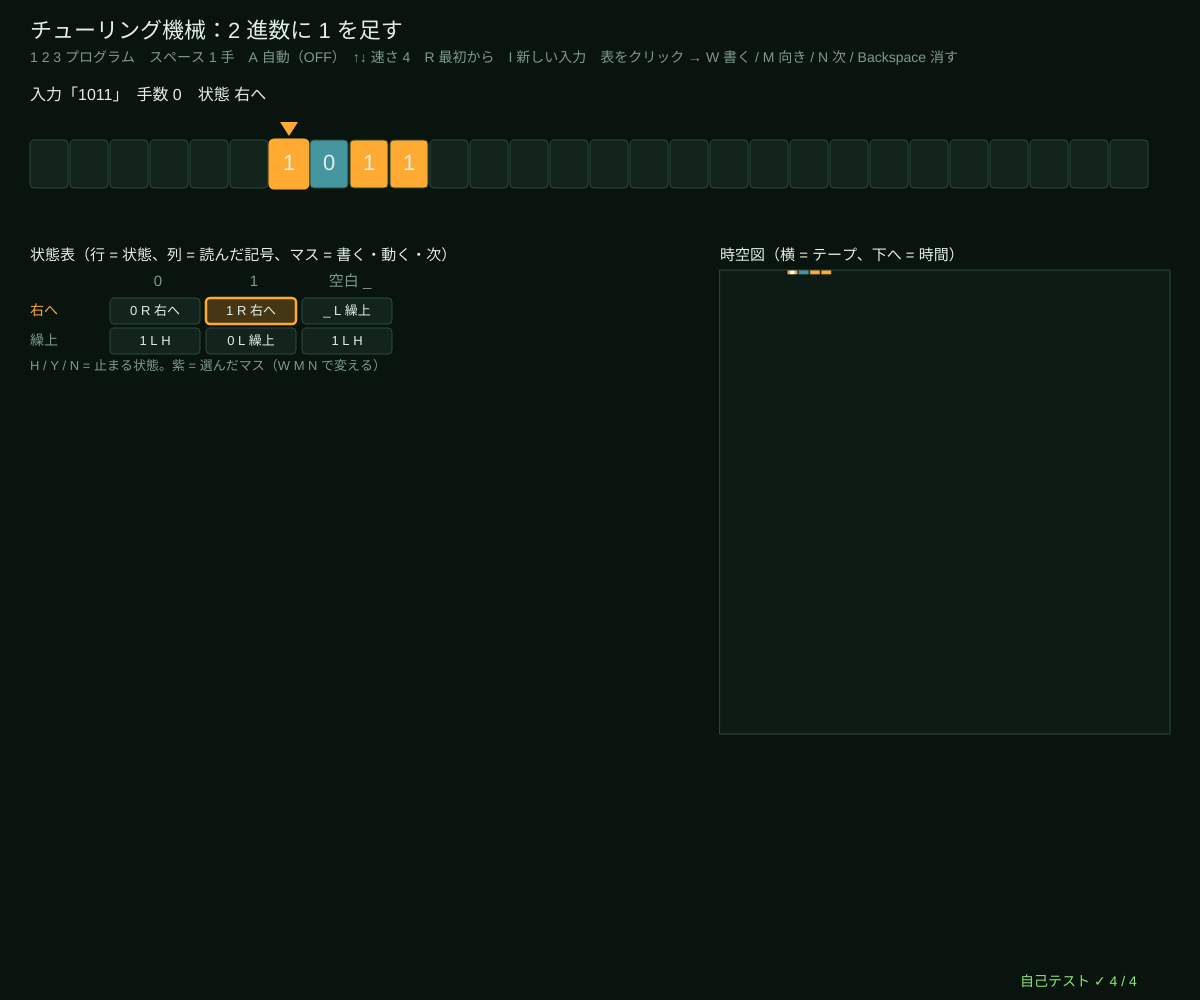
Frame 1 (no input)
Frame 60 (no input): identical to frame 1, image omitted
Frame 120 (the mouse pressed at the canvas centre since frame 60): identical to frame 1, image omitted

The p5.js sketch that drew this single still picture (run headless with seeded random() and noise() and a simulated clock; from frame 60 on, the mouse is pressed at the canvas centre):

// p5.js sketch
// ── sketch.js
// ============================================
// 10 チューリング機械 ─ 無限に長いテープと、1 マスだけ読み書きできるヘッドと、状態表
// 1 手 = 「いまの状態」と「ヘッドの下の記号」で表を引き、記号を書いて、左右に 1 マス動き、次の状態へ。
// 規則がない組み合わせに来たら止まる。こんな単純な機械で、どんな計算もできる（と考えられている）。
// 下の時空図は、テープの 1 手ごとの様子を上から下へ並べたもの
// 1 2 進数に 1 を足す / 2 単項の足し算 / 3 回文の判定 / スペース 1 手 / A 自動 / ↑↓ 速さ / R 最初から / I 新しい入力
// 表のマスをクリックで選んで W 書く記号 / M 動く向き / N 次の状態 を順に変える / Backspace その規則を消す
// ============================================

const PROGRAMS = [
  { name: '2 進数に 1 を足す', syms: ['0', '1', '_'], states: ['右へ', '繰上'], start: '右へ', inputs: () => (rndInt(0, 63)).toString(2),
    code: { '右へ0': ['0', 'R', '右へ'], '右へ1': ['1', 'R', '右へ'], '右へ_': ['_', 'L', '繰上'], '繰上1': ['0', 'L', '繰上'], '繰上0': ['1', 'L', 'H'], '繰上_': ['1', 'L', 'H'] } },
  { name: '単項の足し算（111+11 → 11111）', syms: ['1', '+', '_'], states: ['A', 'B', 'C'], start: 'A', inputs: () => '1'.repeat(rndInt(0, 5)) + '+' + '1'.repeat(rndInt(0, 5)),
    code: { A1: ['1', 'R', 'A'], 'A+': ['1', 'R', 'B'], B1: ['1', 'R', 'B'], B_: ['_', 'L', 'C'], C1: ['_', 'L', 'H'] } },
  { name: '回文の判定（Y = 受理、N = 不受理）', syms: ['a', 'b', '_'], states: ['読む', 'a右', 'b右', 'a確', 'b確', '戻る'], start: '読む', inputs: () => { let h = rndString('ab', rndInt(1, 4)); return rnd() < 0.5 ? h + [...h].reverse().join('') : rndString('ab', rndInt(2, 7)); },
    code: { '読むa': ['_', 'R', 'a右'], '読むb': ['_', 'R', 'b右'], '読む_': ['_', 'R', 'Y'], 'a右a': ['a', 'R', 'a右'], 'a右b': ['b', 'R', 'a右'], 'a右_': ['_', 'L', 'a確'],
      'b右a': ['a', 'R', 'b右'], 'b右b': ['b', 'R', 'b右'], 'b右_': ['_', 'L', 'b確'], 'a確a': ['_', 'L', '戻る'], 'a確b': ['b', 'L', 'N'], 'a確_': ['_', 'L', 'Y'],
      'b確b': ['_', 'L', '戻る'], 'b確a': ['a', 'L', 'N'], 'b確_': ['_', 'L', 'Y'], '戻るa': ['a', 'L', '戻る'], '戻るb': ['b', 'L', '戻る'], '戻る_': ['_', 'R', '読む'] } },
];
const SYM_COL = { '1': [255, 170, 50], '0': [70, 150, 160], a: [255, 170, 50], b: [70, 215, 230], '+': [185, 150, 255] };
let prog = 0, mach, cfg, inputStr = '1011', hist = [], auto = false, speed = 4, sel = null, cellBoxes = [], histG;
const HIST_LO = -6, HIST_CELLS = 40, HIST_ROWS = 110;

function setup() {
  createCanvas(windowWidth, windowHeight);
  histG = createGraphics(HIST_CELLS * 8, HIST_ROWS * 3);
  selfTest();
  loadProgram(0, '1011');
}
function windowResized() { resizeCanvas(windowWidth, windowHeight); }
function makeMachine(p) { let P = PROGRAMS[p]; return { states: P.states, syms: P.syms, blank: '_', rules: JSON.parse(JSON.stringify(P.code)), start: P.start, halt: 'H' }; }
function loadProgram(p, inp) { prog = p; mach = makeMachine(p); inputStr = inp; resetRun(); sel = null; }
function resetRun() { cfg = tmStart(mach, inputStr, 0); hist = [tmTape(cfg, '_', HIST_LO, HIST_LO + HIST_CELLS - 1)]; histHead = [cfg.head]; redrawHist(); }
let histHead = [];
function doStep() {
  if (!tmStep(mach, cfg)) return;
  hist.push(tmTape(cfg, '_', HIST_LO, HIST_LO + HIST_CELLS - 1)); histHead.push(cfg.head);
  if (hist.length > HIST_ROWS) { hist.shift(); histHead.shift(); }
}
function redrawHist() {                // 時空図（1 行 = 1 手）を絵にしておく
  histG.background(14, 26, 20); histG.noStroke();
  hist.forEach((row, r) => { for (let k = 0; k < row.length; k++) { let c = SYM_COL[row[k]]; if (c) { histG.fill(...c); histG.rect(k * 8, r * 3, 7, 3); } }
    let h = histHead[r] - HIST_LO; if (h >= 0 && h < HIST_CELLS) { histG.fill(255); histG.rect(h * 8 + 2, r * 3, 3, 3); } });
}

function draw() {
  background(...BG);
  let P = PROGRAMS[prog];
  hudTitle('チューリング機械：' + P.name, '1 2 3 プログラム　スペース 1 手　A 自動（' + (auto ? 'ON' : 'OFF') + '）　↑↓ 速さ ' + speed + '　R 最初から　I 新しい入力　表をクリック → W 書く / M 向き / N 次 / Backspace 消す');
  if (auto && !cfg.halted) { let before = cfg.steps; for (let k = 0; k < speed && !cfg.halted; k++) if (frameCount % Math.max(1, 6 - speed) === 0) doStep(); if (cfg.steps !== before) redrawHist(); }
  // ---- テープ
  noStroke(); fill(...INK); textSize(16); textAlign(LEFT, BASELINE);
  text('入力「' + inputStr + '」　手数 ' + cfg.steps + '　状態 ' + cfg.q + (cfg.halted ? '　→ 止まった' : ''), 30, 100);
  drawTape(cfg, '_', 30, 140, 40, Math.floor((width - 60) / 40), Math.max(cfg.head, 8), SYM_COL);
  if (cfg.halted) {
    let out = tmContent(cfg, '_'), msg = prog === 0 ? '結果 ' + out + '（10 進で ' + parseInt(inputStr || '0', 2) + ' + 1 = ' + parseInt(out || '0', 2) + '）' : prog === 1 ? '結果 ' + out.length + ' 個の 1（' + inputStr.split('+').map((s) => s.length).join(' + ') + '）' : cfg.q === 'Y' ? '受理（回文）' : '不受理（回文でない）';
    fill(...LIME); textSize(20); text(msg, 30, 230);
  }
  // ---- 状態表
  let tx = 30, ty = 270, cw = 96, rh = 30; cellBoxes = [];
  textAlign(LEFT, BASELINE);
  fill(...INK); textSize(15); text('状態表（行 = 状態、列 = 読んだ記号、マス = 書く・動く・次）', tx, ty - 10);
  mach.syms.forEach((s, j) => { fill(...DIMC); textAlign(CENTER, CENTER); text(s === '_' ? '空白 _' : s, tx + 80 + j * cw + cw / 2, ty + 12); });
  mach.states.forEach((q, i) => {
    let y = ty + 26 + i * rh;
    fill(...(q === cfg.q ? AMBER : DIMC)); textAlign(LEFT, CENTER); textSize(14); text(q, tx, y + rh / 2);
    mach.syms.forEach((s, j) => {
      let r = mach.rules[q + s], x = tx + 80 + j * cw, on = q === cfg.q && s === tmRead(cfg, cfg.head, '_') && !cfg.halted, isSel = sel && sel[0] === q && sel[1] === s;
      stroke(...(isSel ? VIOLET : on ? AMBER : WIRE)); strokeWeight(isSel || on ? 2.5 : 1); fill(...(on ? [70, 55, 20] : PANEL)); rect(x, y + 2, cw - 6, rh - 4, 4);
      noStroke(); fill(...(r ? INK : DIMC)); textAlign(CENTER, CENTER); textSize(13); text(r ? r.join(' ') : '（止まる）', x + cw / 2 - 3, y + rh / 2);
      cellBoxes.push([x, y + 2, cw - 6, rh - 4, q, s]);
    });
  });
  fill(...DIMC); textAlign(LEFT, BASELINE); textSize(13);
  text('H / Y / N = 止まる状態。紫 = 選んだマス（W M N で変える）', tx, ty + 40 + mach.states.length * rh);
  // ---- 時空図
  let hx = width * 0.6, hy = 270, sc = Math.min((width - hx - 30) / histG.width, (height - hy - 60) / histG.height);
  fill(...INK); textSize(15); text('時空図（横 = テープ、下へ = 時間）', hx, hy - 10);
  image(histG, hx, hy, histG.width * sc, histG.height * sc);
  noFill(); stroke(...WIRE); rect(hx, hy, histG.width * sc, histG.height * sc);
  drawSelfTest(width - 180, height - 14);
}

function mousePressed() { for (let b of cellBoxes) if (mouseX > b[0] && mouseX < b[0] + b[2] && mouseY > b[1] && mouseY < b[1] + b[3]) sel = [b[4], b[5]]; }
function cycle(arr, v) { let i = arr.indexOf(v); return arr[(i + 1) % arr.length]; }
function editRule(what) {
  if (!sel) return;
  let k = sel[0] + sel[1], r = mach.rules[k] || [sel[1], 'R', sel[0]];
  if (what === 'w') r[0] = cycle(mach.syms, r[0]);
  if (what === 'm') r[1] = cycle(['L', 'R'], r[1]);
  if (what === 'n') r[2] = cycle(mach.states.concat(prog === 2 ? ['Y', 'N'] : ['H']), r[2]);
  mach.rules[k] = r; resetRun();
}
function keyPressed() {
  if (key === '1' || key === '2' || key === '3') { seedRng(+key * 11); loadProgram(+key - 1, PROGRAMS[+key - 1].inputs()); }
  if (key === ' ') { doStep(); redrawHist(); }
  if (key === 'a' || key === 'A') auto = !auto;
  if (key === UP_ARROW) speed = Math.min(8, speed + 1);
  if (key === DOWN_ARROW) speed = Math.max(1, speed - 1);
  if (key === 'r' || key === 'R') resetRun();
  if (key === 'i' || key === 'I') { inputStr = PROGRAMS[prog].inputs(); resetRun(); }
  if (key === 'w' || key === 'W') editRule('w');
  if (key === 'm' || key === 'M') editRule('m');
  if (key === 'n' || key === 'N') editRule('n');
  if (key === 'Backspace' && sel) { delete mach.rules[sel[0] + sel[1]]; resetRun(); }
  return false;
}

// ---- 自己テスト
function selfTest() {
  selfTestResults = [];
  let m0 = makeMachine(0), ok0 = true, maxSteps = 0;
  for (let n = 0; n <= 255; n++) { let c = tmRun(m0, n.toString(2), 1000); maxSteps = Math.max(maxSteps, c.steps); if (!c.halted || tmContent(c, '_') !== (n + 1).toString(2)) ok0 = false; }
  check('2 進数に 1 を足す：n = 0〜255 で結果のテープ = n + 1（最大 ' + maxSteps + ' 手で止まる）', ok0);
  let m1 = makeMachine(1), ok1 = true;
  for (let a = 0; a <= 8; a++) for (let b = 0; b <= 8; b++) { let c = tmRun(m1, '1'.repeat(a) + '+' + '1'.repeat(b), 1000); if (!c.halted || tmContent(c, '_') !== '1'.repeat(a + b)) ok1 = false; }
  check('単項の足し算：a, b = 0〜8 の 81 通りで 1 の数 = a + b', ok1);
  let m2 = makeMachine(2), ok2 = true;
  for (let s of allStrings(['a', 'b'], 8)) { let c = tmRun(m2, s, 5000); if (!c.halted || (c.q === 'Y') !== (s === [...s].reverse().join(''))) ok2 = false; }
  check('回文の判定：長さ 8 までの全部 511 個で、Y で止まる = 回文', ok2);
  let c = tmRun(m0, '1011', 100), steps = c.steps; tmStep(m0, c);
  check('1011 + 1 = 1100 は 8 手で止まり、止まったあとは 1 手も進まない', tmContent(c, '_') === '1100' && steps === 8 && c.steps === 8);
  reportSelfTest();
}

// ---------- やってみよう ----------
// 1. 「2 進数に 1 を足す」で 1111 を入れると、繰上が左へ走っていく様子を時空図で見よう
// 2. 状態表を 1 マスこわして（W や N）、どこで答えがまちがうか確かめよう。R で最初から
// 3. 「2 進数から 1 を引く」機械を作ろう：繰上の代わりに繰下（0 を 1 にして左へ、1 を 0 にして止まる）
// 4. 単項の足し算を「かけ算」にするには状態がたくさん要る。どんな手順なら作れそう？
// 5. 止まらない機械も作れる（右へ右へ進み続ける）。止まるかどうかを前もって判定できるか → 11 の忙しいビーバーと停止問題

// ==================================================
// ここから下は「オートマトンの道具」（中身は読まなくても OK。消さないでね）
// ==================================================
// ---- 色と小さな道具
const BG = [9, 20, 15];                 // 背景（回路基板の黒緑）
const INK = [226, 240, 228];            // 文字（蛍光の白）
const AMBER = [255, 170, 50], CYAN = [70, 215, 230], LIME = [140, 230, 120], ROSE = [255, 100, 120], VIOLET = [185, 150, 255];
const DIMC = [125, 155, 138], PANEL = [18, 36, 28], WIRE = [44, 74, 58];
function clampv(v, a, b) { return v < a ? a : v > b ? b : v !== v ? a : v; }     // NaN なら a に戻す
function fmtN(v, d) { if (typeof v !== 'number' || v !== v) return '?'; return v.toFixed(d === undefined ? 2 : d); }
function hudTitle(t, sub) {              // 左上のタイトルと操作の説明
  noStroke(); fill(...INK); textSize(22); textAlign(LEFT, BASELINE); text(t, 30, 38);
  fill(...DIMC); textSize(14); textLeading(19); text(sub, 30, 62);
}
function typeInto(s, ch, allowed, maxLen) {   // 文字の入力：allowed に入っている 1 文字だけ足す（長さの上限つき）
  if (typeof ch !== 'string' || ch.length !== 1 || allowed.indexOf(ch) < 0) return s;
  return s.length < (maxLen || 40) ? s + ch : s;
}
// ---- 種つきの乱数（同じ種なら毎回同じ列 → 実験をくり返せる）
let rngState = 1;
function seedRng(s) { rngState = (s >>> 0) || 1; }
function rnd() {                       // 0〜1 の一様乱数（mulberry32）
  rngState = (rngState + 0x6d2b79f5) >>> 0;
  let t = rngState;
  t = Math.imul(t ^ (t >>> 15), t | 1);
  t ^= t + Math.imul(t ^ (t >>> 7), t | 61);
  return ((t ^ (t >>> 14)) >>> 0) / 4294967296;
}
function rndInt(a, b) { return a + Math.floor(rnd() * (b - a + 1)); }
function rndPick(arr) { return arr[Math.floor(rnd() * arr.length)]; }
function rndString(alpha, len) { let s = ''; for (let i = 0; i < len; i++) s += alpha[Math.floor(rnd() * alpha.length)]; return s; }
// ---- 有限オートマトンの道具
// DFA = { n: 状態の数, alpha: ['a','b'], tr: [{a: 1, b: 0}, ...], start: 0, acc: [true/false...] }
//   tr[q][c] がない = 「行き止まり」（そこで不受理が決まる）
// NFA = { n, alpha, tr: [{a: [1, 2], '': [3]}, ...], start, acc }  ('' が ε 遷移)
function dfaNext(d, q, c) { if (q < 0 || !d.tr[q]) return -1; let t = d.tr[q][c]; return t === undefined || t < 0 || t >= d.n ? -1 : t; }
function dfaTrace(d, s) {               // たどった状態の列（-1 = 行き止まり）
  let q = d.start, out = [q];
  for (let c of s) { q = dfaNext(d, q, c); out.push(q); }
  return out;
}
function dfaAccepts(d, s) { let q = d.start; for (let c of s) { q = dfaNext(d, q, c); if (q < 0) return false; } return q >= 0 && !!d.acc[q]; }
function copyDfa(d) { return { n: d.n, alpha: d.alpha.slice(), tr: d.tr.map((m) => Object.assign({}, m)), start: d.start, acc: d.acc.slice() }; }
function completeDfa(d) {               // 行き止まりを「ごみ箱」状態にまとめて、全部の遷移をそろえる
  let e = copyDfa(d), sink = -1;
  for (let q = 0; q < e.n; q++) for (let c of e.alpha) if (dfaNext(e, q, c) < 0) {
    if (sink < 0) { sink = e.n++; e.tr.push({}); e.acc.push(false); for (let cc of e.alpha) e.tr[sink][cc] = sink; }
    e.tr[q][c] = sink;
  }
  e.sink = sink;
  return e;
}
function complementDfa(d) { let e = completeDfa(d); e.acc = e.acc.map((v) => !v); return e; }   // 受理と不受理を入れかえる
function productDfa(A, B, op) {         // 積の構成：状態 = (A の状態, B の状態) の組。たどれる組だけ作る
  let a = completeDfa(A), b = completeDfa(B), alpha = a.alpha.filter((c) => b.alpha.indexOf(c) >= 0);
  let id = new Map(), pairs = [], tr = [], queue = [];
  let get = (p, q) => { let k = p * 1000 + q; if (!id.has(k)) { id.set(k, pairs.length); pairs.push([p, q]); tr.push({}); queue.push(k); } return id.get(k); };
  get(a.start, b.start);
  for (let h = 0; h < queue.length; h++) {
    let [p, q] = pairs[h];
    for (let c of alpha) tr[h][c] = get(a.tr[p][c], b.tr[q][c]);
  }
  let f = { and: (x, y) => x && y, or: (x, y) => x || y, diff: (x, y) => x && !y, xor: (x, y) => x !== y }[op];
  return { n: pairs.length, alpha, tr, start: 0, acc: pairs.map(([p, q]) => f(!!a.acc[p], !!b.acc[q])), pairs, left: a, right: b };
}
function dfaShortestAccepted(d) {       // 幅優先探索：受理状態までの一番短い文字列（なければ null = 空言語）
  let prev = new Array(d.n).fill(null), seen = new Array(d.n).fill(false), queue = [d.start];
  seen[d.start] = true;
  for (let h = 0; h < queue.length; h++) {
    let q = queue[h];
    if (d.acc[q]) { let s = ''; while (prev[q]) { s = prev[q][1] + s; q = prev[q][0]; } return s; }
    for (let c of d.alpha) { let t = dfaNext(d, q, c); if (t >= 0 && !seen[t]) { seen[t] = true; prev[t] = [q, c]; queue.push(t); } }
  }
  return null;
}
function dfaEquivalent(A, B) { return dfaShortestAccepted(productDfa(A, B, 'xor')); }   // null なら同じ言語、そうでなければ反例
function reachableDfa(d) {              // スタートからたどれない状態を消す
  let order = [d.start], idx = new Map([[d.start, 0]]);
  for (let h = 0; h < order.length; h++) for (let c of d.alpha) { let t = dfaNext(d, order[h], c); if (t >= 0 && !idx.has(t)) { idx.set(t, order.length); order.push(t); } }
  let tr = order.map((q) => { let m = {}; for (let c of d.alpha) { let t = dfaNext(d, q, c); if (t >= 0) m[c] = idx.get(t); } return m; });
  return { n: order.length, alpha: d.alpha.slice(), tr, start: 0, acc: order.map((q) => !!d.acc[q]), old: order };
}
function minimizeMoore(d) {             // ムーアの分割の精密化：「区別できない状態」を同じブロックに
  let e = reachableDfa(completeDfa(d));
  let blk = e.acc.map((v) => (v ? 1 : 0)), rounds = [];
  let renum = (keys) => { let m = new Map(); return keys.map((k) => { if (!m.has(k)) m.set(k, m.size); return m.get(k); }); };
  blk = renum(blk); rounds.push(blk.slice());
  for (;;) {
    let keys = blk.map((b, q) => b + '|' + e.alpha.map((c) => blk[e.tr[q][c]]).join(','));
    let nb = renum(keys), cnt = new Set(nb).size;
    if (cnt === new Set(blk).size) break;
    blk = nb; rounds.push(blk.slice());
  }
  let k = new Set(blk).size, tr = [], acc = [];
  for (let b = 0; b < k; b++) { tr.push({}); acc.push(false); }
  for (let q = 0; q < e.n; q++) { acc[blk[q]] = !!e.acc[q]; for (let c of e.alpha) tr[blk[q]][c] = blk[e.tr[q][c]]; }
  return { work: e, rounds, blockOf: blk, min: { n: k, alpha: e.alpha.slice(), tr, start: blk[e.start], acc } };
}
function allStrings(alpha, maxLen) {    // 長さ 0〜maxLen の文字列を全部
  let out = [''], layer = [''];
  for (let L = 1; L <= maxLen; L++) { let nx = []; for (let s of layer) for (let c of alpha) nx.push(s + c); out.push(...nx); layer = nx; }
  return out;
}
function epsClosure(nfa, states) {      // ε 遷移だけでたどれる状態を全部足す
  let seen = new Set(states), todo = [...states];
  while (todo.length) { let q = todo.pop(); for (let t of (nfa.tr[q] && nfa.tr[q]['']) || []) if (!seen.has(t)) { seen.add(t); todo.push(t); } }
  return [...seen].sort((x, y) => x - y);
}
function nfaMove(nfa, set, c) { let out = new Set(); for (let q of set) for (let t of (nfa.tr[q] && nfa.tr[q][c]) || []) out.add(t); return epsClosure(nfa, [...out]); }
function nfaTrace(nfa, s) { let cur = epsClosure(nfa, [nfa.start]), out = [cur]; for (let c of s) { cur = nfaMove(nfa, cur, c); out.push(cur); } return out; }
function nfaAccepts(nfa, s) { let cur = epsClosure(nfa, [nfa.start]); for (let c of s) { cur = nfaMove(nfa, cur, c); if (!cur.length) return false; } return cur.some((q) => nfa.acc[q]); }
function subsetConstruct(nfa, maxStates) {   // 部分集合構成：DFA の 1 状態 = NFA の状態の集合（たどれる集合だけ）
  let first = epsClosure(nfa, [nfa.start]), sets = [first], id = new Map([[first.join(','), 0]]), rows = [], tr = [];
  for (let h = 0; h < sets.length && sets.length <= (maxStates || 4096); h++) {
    let row = { from: h, to: {} }; tr.push({});
    for (let c of nfa.alpha) {
      let t = nfaMove(nfa, sets[h], c), k = t.join(',');
      if (!id.has(k)) { id.set(k, sets.length); sets.push(t); }
      row.to[c] = id.get(k); tr[h][c] = id.get(k);
    }
    rows.push(row);
  }
  return { sets, rows, dfa: { n: sets.length, alpha: nfa.alpha.slice(), tr, start: 0, acc: sets.map((st) => st.some((q) => nfa.acc[q])) } };
}
function setName(st) { return '{' + st.join(',') + '}'; }
// ---- チューリング機械の道具
// 機械 = { states: ['A','B'], syms: ['0','1'], blank: '0', rules: { A0: ['1', 'R', 'B'], ... }, start: 'A', halt: 'H' }
//   規則がないときも止まる（「止まる」= 規則がない or 状態 H）
function tmStart(m, s, head) {
  let tape = new Map(); for (let i = 0; i < s.length; i++) if (s[i] !== m.blank) tape.set(i, s[i]);
  return { tape, head: head || 0, q: m.start, steps: 0, halted: false, lo: 0, hi: Math.max(0, s.length - 1) };
}
function tmRead(cfg, i, blank) { let v = cfg.tape.get(i); return v === undefined ? blank : v; }
function tmStep(m, cfg) {               // 1 手：読む → 書く → 動く → 状態を変える
  if (cfg.halted) return false;
  let r = m.rules[cfg.q + tmRead(cfg, cfg.head, m.blank)];
  if (!r || cfg.q === m.halt) { cfg.halted = true; return false; }
  if (r[0] === m.blank) cfg.tape.delete(cfg.head); else cfg.tape.set(cfg.head, r[0]);
  cfg.head += r[1] === 'R' ? 1 : r[1] === 'L' ? -1 : 0;
  cfg.q = r[2]; cfg.steps++;
  cfg.lo = Math.min(cfg.lo, cfg.head); cfg.hi = Math.max(cfg.hi, cfg.head);
  if (cfg.q === m.halt) cfg.halted = true;
  return true;
}
function tmRun(m, s, maxSteps, head) { let cfg = tmStart(m, s, head); while (!cfg.halted && cfg.steps < maxSteps) tmStep(m, cfg); return cfg; }
function tmTape(cfg, blank, lo, hi) { let s = ''; for (let i = lo; i <= hi; i++) s += tmRead(cfg, i, blank); return s; }
function tmContent(cfg, blank) {        // 空白でない部分だけの文字列
  let ks = [...cfg.tape.keys()]; if (!ks.length) return '';
  return tmTape(cfg, blank, Math.min(...ks), Math.max(...ks));
}
function tmCount(cfg, sym) { let n = 0; for (let v of cfg.tape.values()) if (v === sym) n++; return n; }
function tmFromCode(code) {             // 'A0:1RB A1:1LB B0:1LA B1:1RH' のような短い書き方から
  let rules = {}, states = new Set();
  for (let part of code.trim().split(/\s+/)) { let [k, v] = part.split(':'); rules[k] = [v[0], v[1], v.slice(2)]; states.add(k.slice(0, -1)); }
  return { states: [...states], syms: ['0', '1'], blank: '0', rules, start: 'A', halt: 'H' };
}
function drawTape(cfg, blank, x, y, cw, ncell, center, cols) {   // テープのマスとヘッド
  let lo = Math.round(center - ncell / 2);
  textAlign(CENTER, CENTER); textSize(Math.min(22, cw * 0.6));
  for (let k = 0; k < ncell; k++) {
    let i = lo + k, v = tmRead(cfg, i, blank), cx = x + k * cw;
    stroke(...WIRE); strokeWeight(1); fill(...((cols && cols[v]) || PANEL)); rect(cx, y, cw - 2, cw * 1.2, 4);
    noStroke(); fill(...INK); text(v === blank ? '' : v, cx + cw / 2 - 1, y + cw * 0.6);
    if (i === cfg.head) { fill(...AMBER); triangle(cx + cw / 2 - 1, y - 4, cx + cw / 2 - 10, y - 18, cx + cw / 2 + 8, y - 18); noFill(); stroke(...AMBER); strokeWeight(3); rect(cx, y, cw - 2, cw * 1.2, 4); noStroke(); }
  }
}
// ---- 自己テストの道具
let selfTestResults = [];
function check(name, cond) { selfTestResults.push({ name, ok: !!cond }); }
function reportSelfTest() { for (let r of selfTestResults) (r.ok ? console.log : console.error)((r.ok ? '✓ ' : '✗ ') + r.name); }
function selfTestLine() { let n = selfTestResults.filter((r) => r.ok).length; return '自己テスト ' + (n === selfTestResults.length ? '✓ ' : '✗ ') + n + ' / ' + selfTestResults.length; }
function drawSelfTest(x, y) { noStroke(); fill(...(selfTestResults.every((r) => r.ok) ? LIME : ROSE)); textSize(14); textAlign(LEFT, BASELINE); text(selfTestLine(), x, y); }
